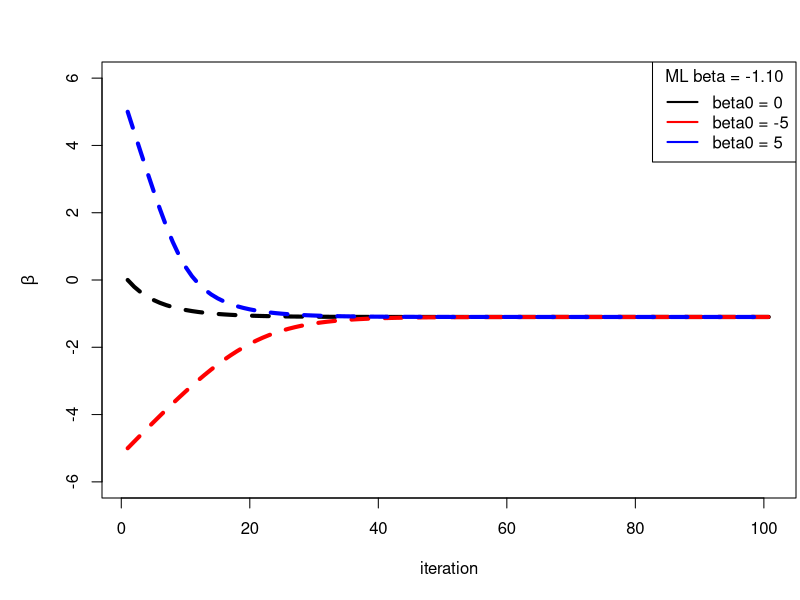
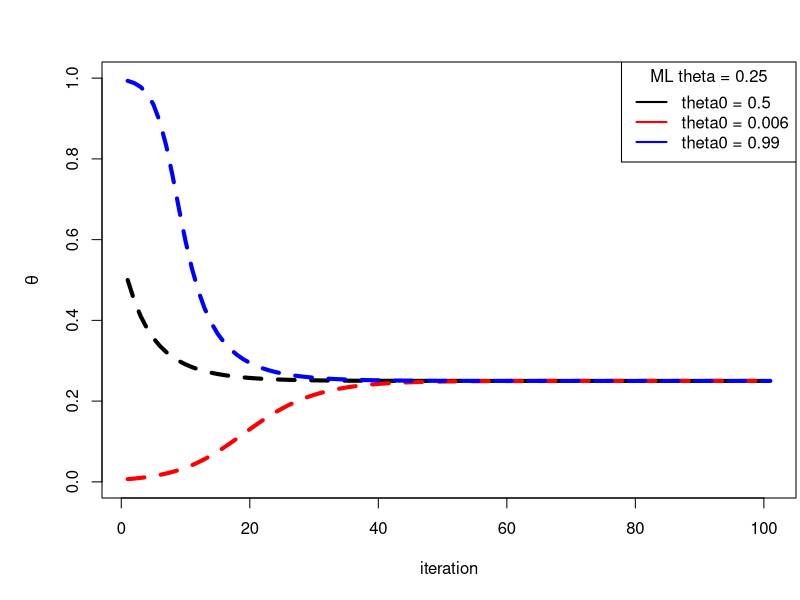
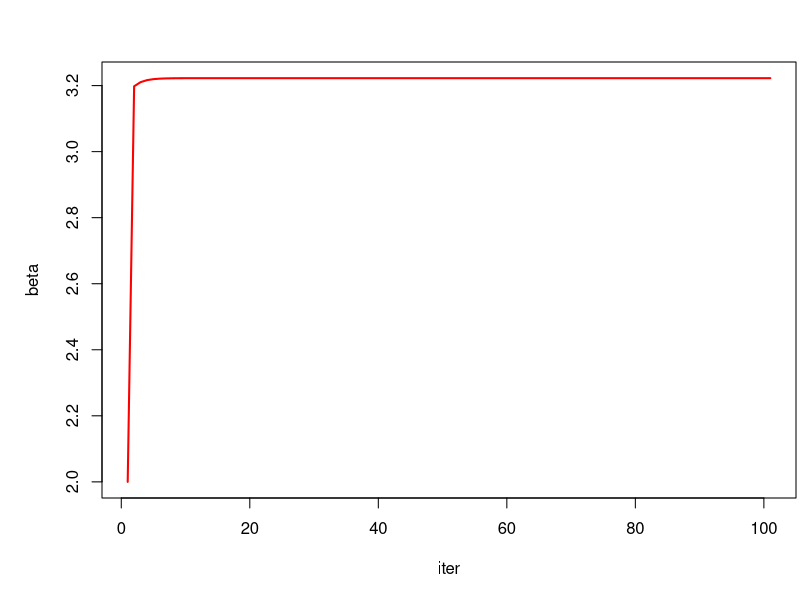
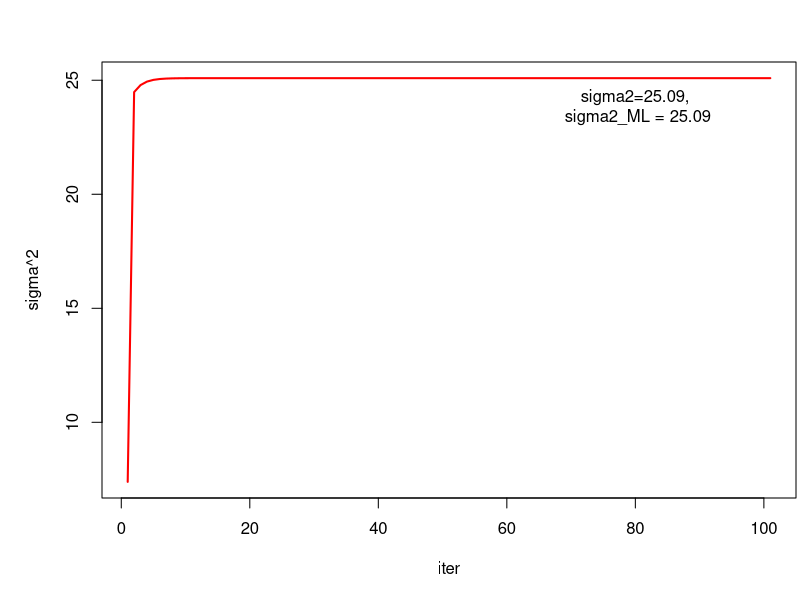

These figures' R source, in order:
## ---- chunk 1
knitr::opts_chunk$set(echo = TRUE)
## ---- chunk 2

sigmoid <- function(x){
  return(1/(1+exp(-x)))
}

# gradient w.r.t. beta; direct translation
berGrad <- function(m,r, beta){
  sigValue <- sigmoid(beta)
  # (r/sigValue - (n-r)/(1-sigValue))*sigValue*(1-sigValue)
  return(r-m*sigValue)
}

# gradient ascent by using the gradient function above
berNDescent <- function(alpha, iter, m, r, beta0){
  beta <- beta0
  beta_history <- vector(mode="numeric", length = iter+1)
  beta_history[1] <- beta
  for(i in 1:iter){
    grad <- berGrad(m,r,beta)
    beta <- beta + alpha*grad
    beta_history[i+1] <- beta
  }
  return(beta_history)
}
par(mar=c(5,5,3,0.1)+.1)

iter=100
# some fake data
M <- 80;
R <- 20;
# ML estimator for theta is r/m
theta_ml = R/M;
# find the corresponding target for beta 
inverseSigm <- function(theta){
  log(theta/(1-theta))
}
beta_ml = inverseSigm(theta_ml)

tr1 <- (berNDescent(0.01, iter, M, R, 0))
tr2<-(berNDescent(0.01, iter, M, R, -5))
tr3<-(berNDescent(0.01, iter, M, R, 5))
plot(tr1,type="l", ylim=c(-6,6), xlab="iteration", 
     ylab=expression(paste(beta)), lty=2, lwd=4)
lines(tr2, col="red", lty=2, lwd=4)
lines(tr3, col="blue", lty=2, lwd=4)
labels <- c("beta0 = 0", "beta0 = -5", "beta0 = 5");
legendtitle <- sprintf("ML beta = %.2f", beta_ml)
legend("topright",  title=legendtitle,
  labels, lwd=2, lty=c(1, 1, 1), col=c("black", "red", "blue"))

# transform back to theta by using sigmoid
plot(sigmoid(tr1),type="l", ylim=c(0,1), xlab="iteration", 
     ylab=expression(theta), lty=2, lwd=4)
lines(sigmoid(tr2), col="red", lty=2, lwd=4)
lines(sigmoid(tr3), col="blue", lty=2, lwd=4)
labels <- c("theta0 = 0.5", "theta0 = 0.006", "theta0 = 0.99");
legendtitle <- sprintf("ML theta = %.2f", theta_ml)
legend("topright",  title=legendtitle,
  labels, lwd=2, lty=c(1, 1, 1), col=c("black", "red", "blue"))
## ---- chunk 3
trueMu <- 0
trueSig2 <- 25
M <- 1000
# artificially generate some gaussian data 
# with mean and variance specified
Y<-rnorm(M, trueMu, sd= sqrt(trueSig2))
# sum of squared errors sum_{i}(yi-mu)^2
SSE <- sum((Y-trueMu)^2)
# closed form solution; to verify 
# whether gradient ascent works
sigm2ML <- SSE/M
  
# calculate the gradient of L (gaussian loglikelihood) 
# w.r.t reparameterised beta, where e^beta = sigma2
# m is total observation count
# sse is sum of squared error, here we assume mu is known
# beta is reparameterised parameter, and beta \in R
sigm2grad<- function(m, sse, beta){
  g<-(-m/(2*exp(beta))+sse/(2*(exp(beta)^2)))*exp(beta)
  return(g)
}

logLik <- function(m, sigm2, sse){
  return(-m/2*log(2*pi*sigm2) - 1/(2*sigm2)*sse)
}

# alpha is learning rate
# beta0 is the starting value
# m and sse are defined as before
gradientAscentForVariance <- function(iter, alpha, beta0, m, sse){
  beta <- beta0
  beta_history <- vector(mode="numeric", length = iter+1)
  log_lik_history <- vector(mode="numeric", length = iter+1)
  beta_history[1] <- beta
  log_lik_history[1] <- logLik(m, exp(beta), sse)
  for(i in 1:iter){
    grad <- sigm2grad(m, sse, beta)
    # gradient ascent for logLik rather than descent
    beta <- beta + alpha*grad
    beta_history[i+1] <- beta
    log_lik_history[i+1] <- logLik(m, exp(beta), sse)
    cat("The log likelihood at ", i, "iteration is: ", 
        log_lik_history[i+1], "\n", sep = "")
  }
  # transform back to sigma2
  sigm2_history <- exp(beta_history)
  return(list(beta_history, sigm2_history, log_lik_history))
}
## starting value for beta 
beta0<- 2
sigma2_0 <- exp(beta0)
result <- gradientAscentForVariance(100, 0.001, beta0, M, SSE)
plot.ts(result[[1]], col="red", type="l", 
        xlab="iter", ylab="beta",  lwd=2)
plot.ts(result[[2]], col="red", type="l", 
        xlab="iter", ylab="sigma^2", lwd=2)
label_string<- sprintf("sigma2=%.2f,\n sigma2_ML = %.2f", 
                       result[[2]][iter], sigm2ML)
text(80, result[[2]][81]-1.2, label_string)
